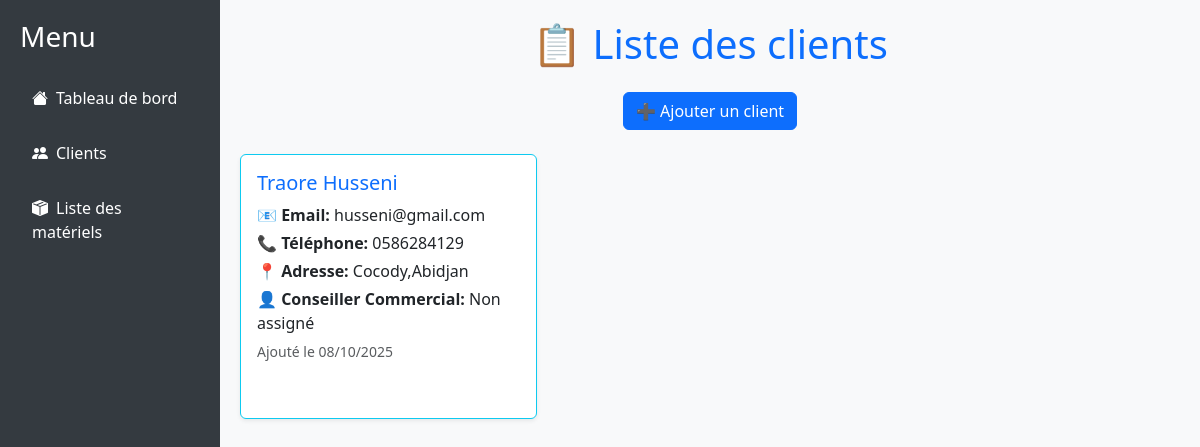
The page /clients/ on the database as committed earlier.
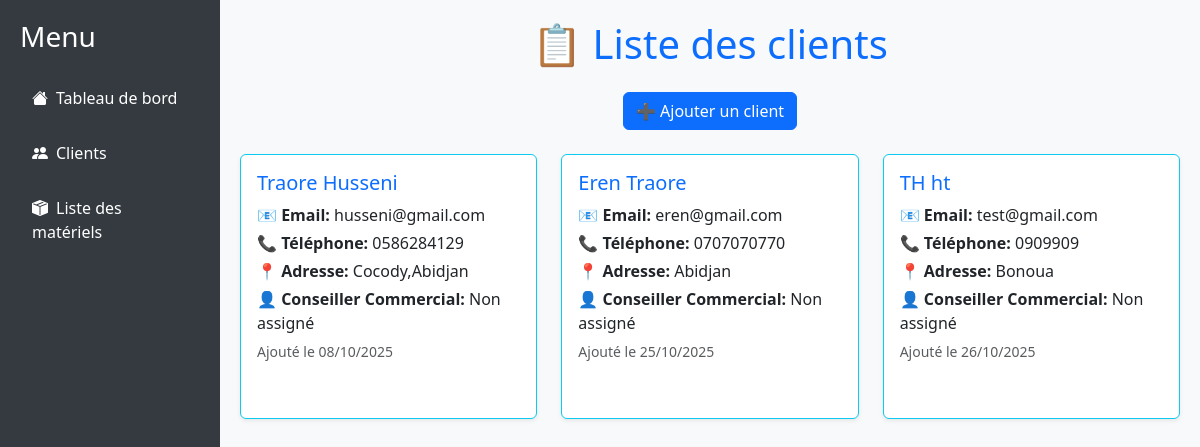
The same page on the database as committed later.
### devis_app/models.py (models this page shows, shortened)
class Client(models.Model):
    nom = models.CharField(max_length=100)
    prenom = models.CharField(max_length=100)
    email = models.EmailField()
    telephone = models.CharField(max_length=20, blank=True, null=True)
    adresse = models.CharField(max_length=255, blank=True, null=True)
    date_creation = models.DateTimeField(auto_now_add=True)
    slug = models.SlugField(unique=True, blank=True)

### devis_app/views.py (the view)
# urls.py: path("clients/", views.liste_clients, name="liste_clients"),
def liste_clients(request):
    clients = Client.objects.all()
    return render(request, 'clients/clients.html', {'clients': clients})

### devis_app/templates/clients/clients.html (shortened to what this page needs)
{% extends "base.html" %}
{% block content %}
<h1 class="mb-4 text-center text-primary">📋 Liste des clients</h1>
<div class="mb-4 d-flex justify-content-center gap-2">
    <button class="btn btn-primary" type="button" data-bs-toggle="collapse" data-bs-target="#ajouterClientForm" aria-expanded="false" aria-controls="ajouterClientForm">
        ➕ Ajouter un client
    </button>
</div>
<div class="row row-cols-1 row-cols-md-2 row-cols-lg-3 g-4">
    {% for client in clients %}
    <div class="col">
        <div class="card shadow-sm h-100 border-info">
            <div class="card-body">
                <h5 class="card-title">
                    <a href="{% url 'devis_par_client' slug=client.slug %}" class="text-decoration-none text-primary">
                        {{ client.nom }} {{ client.prenom }}
                    </a>
                </h5>
                <p class="card-text mb-1"><strong>📧 Email:</strong> {{ client.email }}</p>
                <p class="card-text mb-1"><strong>📞 Téléphone:</strong> {{ client.telephone|default:"Non renseigné" }}</p>
                <p class="card-text mb-1"><strong>📍 Adresse:</strong> {{ client.adresse|default:"Non renseignée" }}</p>
                <p class="card-text mb-1"><strong>👤 Conseiller Commercial:</strong>
                    {% if client.devis_set.first.utilisateur %}
                        {{ client.devis_set.first.utilisateur.get_full_name|default:client.devis_set.first.utilisateur.username }}
                    {% else %}
                        Non assigné
                    {% endif %}
                </p>
                <p class="text-muted mb-2"><small>Ajouté le {{ client.date_creation|date:"d/m/Y" }}</small></p>
            </div>
        </div>
    </div>
    {% empty %}
    <div class="col-12 text-center">
        <p class="text-muted">Aucun client trouvé.</p>
    </div>
    {% endfor %}
</div>
{% endblock %}

Rows that differ between the two databases and show on the page:
added Client: nom "Eren", prenom "Traore", email "eren@gmail.com", telephone "0707070770", adresse "Abidjan", date_creation "25/10/2025"
added Client: nom "TH", prenom "ht", email "test@gmail.com", telephone "0909909", adresse "Bonoua", date_creation "26/10/2025"
